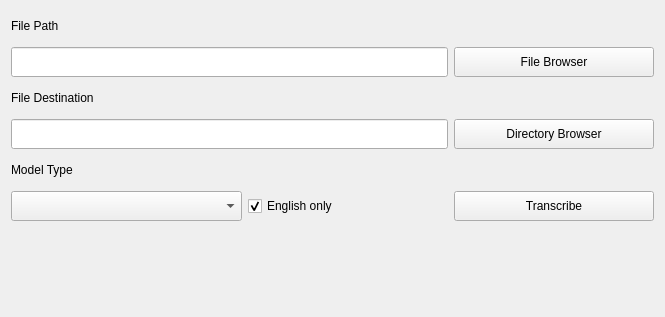
<?xml version="1.0" encoding="UTF-8"?>
<ui version="4.0">
 <class>Form</class>
 <widget class="QWidget" name="Form">
  <property name="geometry">
   <rect>
    <x>0</x>
    <y>0</y>
    <width>665</width>
    <height>317</height>
   </rect>
  </property>
  <property name="minimumSize">
   <size>
    <width>0</width>
    <height>0</height>
   </size>
  </property>
  <property name="windowTitle">
   <string>Form</string>
  </property>
  <layout class="QGridLayout" name="gridLayout">
   <item row="0" column="0">
    <layout class="QVBoxLayout" name="verticalLayout_2">
     <item>
      <widget class="QLabel" name="label_2">
       <property name="minimumSize">
        <size>
         <width>0</width>
         <height>30</height>
        </size>
       </property>
       <property name="text">
        <string>File Path</string>
       </property>
      </widget>
     </item>
     <item>
      <layout class="QHBoxLayout" name="horizontalLayout">
       <item>
        <widget class="QLineEdit" name="ledit_file_path">
         <property name="minimumSize">
          <size>
           <width>400</width>
           <height>30</height>
          </size>
         </property>
        </widget>
       </item>
       <item>
        <widget class="QPushButton" name="button_file_browser">
         <property name="minimumSize">
          <size>
           <width>200</width>
           <height>30</height>
          </size>
         </property>
         <property name="maximumSize">
          <size>
           <width>200</width>
           <height>16777215</height>
          </size>
         </property>
         <property name="text">
          <string>File Browser</string>
         </property>
        </widget>
       </item>
      </layout>
     </item>
    </layout>
   </item>
   <item row="1" column="0">
    <layout class="QVBoxLayout" name="verticalLayout_3">
     <item>
      <widget class="QLabel" name="label_3">
       <property name="minimumSize">
        <size>
         <width>0</width>
         <height>30</height>
        </size>
       </property>
       <property name="text">
        <string>File Destination</string>
       </property>
      </widget>
     </item>
     <item>
      <layout class="QHBoxLayout" name="horizontalLayout_3">
       <item>
        <widget class="QLineEdit" name="ledit_dir_browser">
         <property name="minimumSize">
          <size>
           <width>400</width>
           <height>30</height>
          </size>
         </property>
        </widget>
       </item>
       <item>
        <widget class="QPushButton" name="button_dir_browser">
         <property name="minimumSize">
          <size>
           <width>200</width>
           <height>30</height>
          </size>
         </property>
         <property name="maximumSize">
          <size>
           <width>200</width>
           <height>30</height>
          </size>
         </property>
         <property name="text">
          <string>Directory Browser</string>
         </property>
        </widget>
       </item>
      </layout>
     </item>
    </layout>
   </item>
   <item row="2" column="0">
    <layout class="QVBoxLayout" name="verticalLayout">
     <item>
      <widget class="QLabel" name="label">
       <property name="minimumSize">
        <size>
         <width>0</width>
         <height>30</height>
        </size>
       </property>
       <property name="text">
        <string>Model Type</string>
       </property>
      </widget>
     </item>
     <item>
      <layout class="QHBoxLayout" name="horizontalLayout_2">
       <item>
        <widget class="QComboBox" name="cbox_model_type">
         <property name="minimumSize">
          <size>
           <width>0</width>
           <height>30</height>
          </size>
         </property>
        </widget>
       </item>
       <item>
        <widget class="QCheckBox" name="chkbox_eng_only">
         <property name="maximumSize">
          <size>
           <width>200</width>
           <height>16777215</height>
          </size>
         </property>
         <property name="text">
          <string>English only</string>
         </property>
         <property name="checked">
          <bool>true</bool>
         </property>
        </widget>
       </item>
       <item>
        <widget class="QPushButton" name="button_transcribe">
         <property name="minimumSize">
          <size>
           <width>200</width>
           <height>30</height>
          </size>
         </property>
         <property name="maximumSize">
          <size>
           <width>200</width>
           <height>16777215</height>
          </size>
         </property>
         <property name="text">
          <string>Transcribe</string>
         </property>
        </widget>
       </item>
      </layout>
     </item>
    </layout>
   </item>
   <item row="3" column="0">
    <spacer name="verticalSpacer">
     <property name="orientation">
      <enum>Qt::Vertical</enum>
     </property>
     <property name="sizeHint" stdset="0">
      <size>
       <width>20</width>
       <height>40</height>
      </size>
     </property>
    </spacer>
   </item>
  </layout>
 </widget>
 <resources/>
 <connections/>
</ui>
